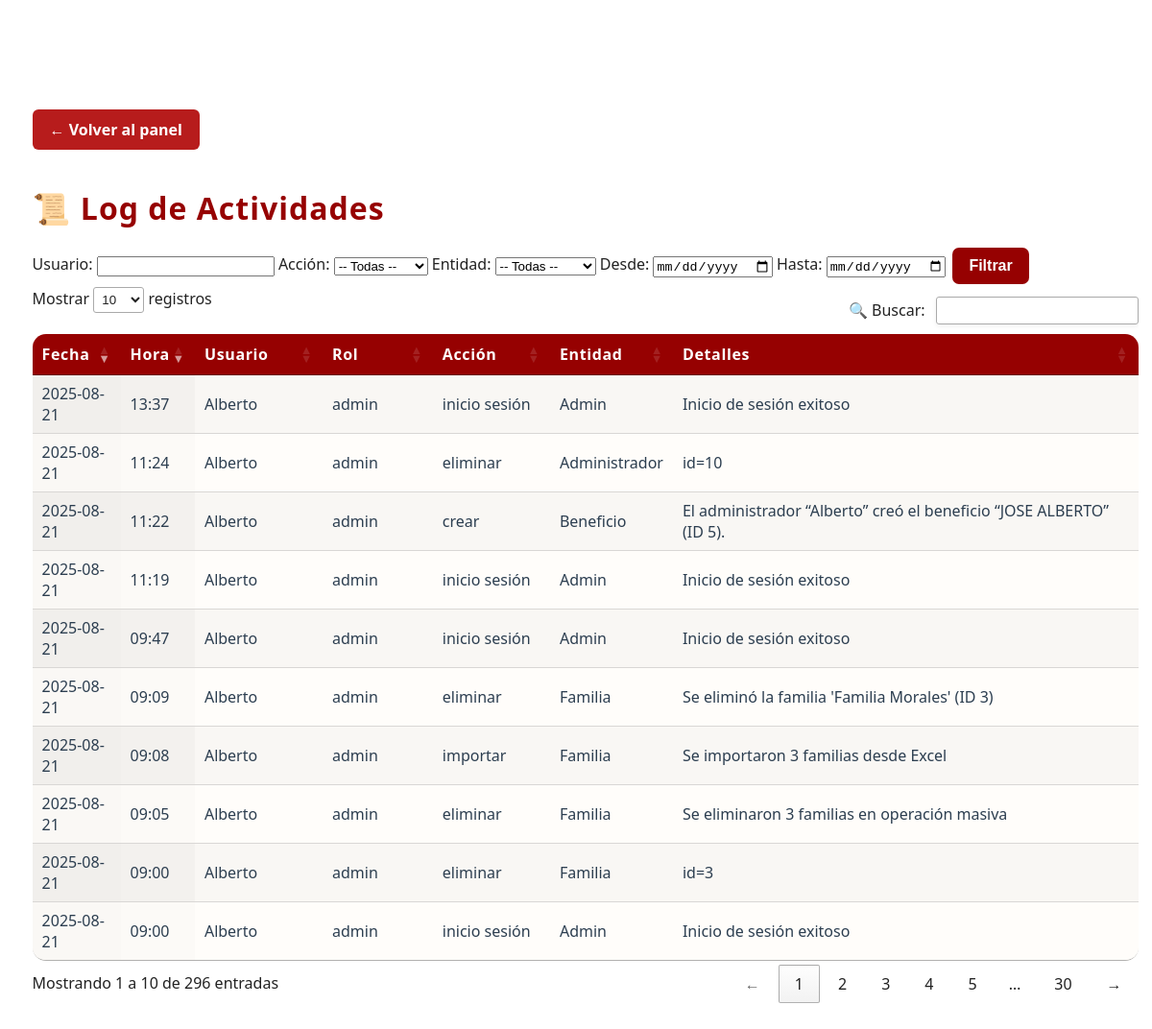
Before: /admin/log (signed in) with the older database file.
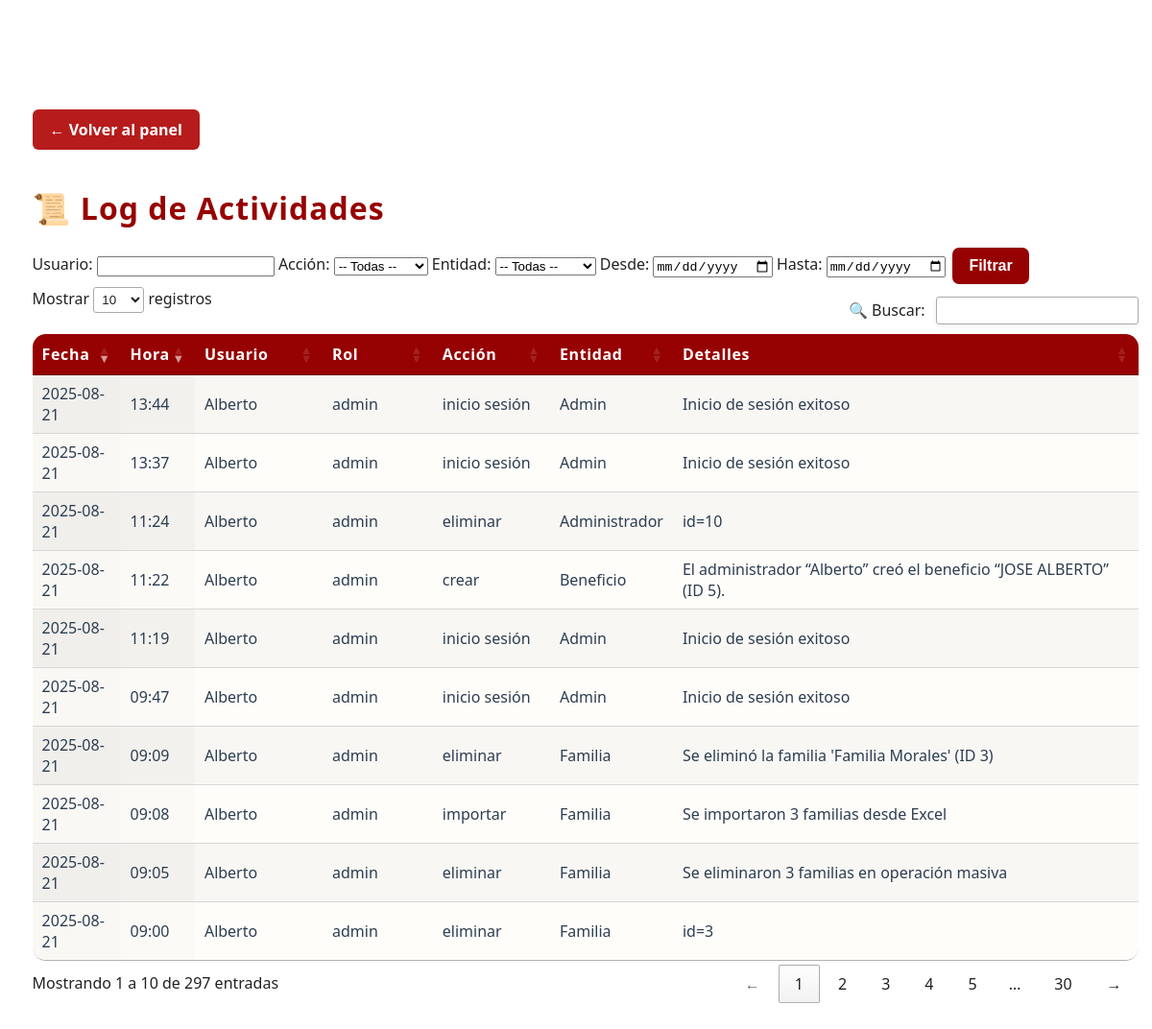
After: the same page with the newer database file.
### app/models.py (models this page shows, shortened)
class LogEntry(db.Model):
    __tablename__ = 'log_entries'
    id = db.Column(db.Integer, primary_key=True)
    timestamp = db.Column(
        db.DateTime,
        default=lambda: datetime.now(pytz.timezone('America/Merida')).replace(tzinfo=None),
        nullable=False
    )
    user = db.Column(db.String(64), nullable=False)
    role = db.Column(db.String(32), nullable=False)
    action = db.Column(db.String(32), nullable=False)   # e.g. 'crear', 'editar', 'eliminar', 'login'
    entity = db.Column(db.String(32), nullable=False)   # e.g. 'Familia', 'EventoQR', 'Admin'
    details = db.Column(db.Text, nullable=True)         # Descripción detallada

### app/routes.py (the view)
@app.route("/admin/log")
@login_requerido_admin
def log():
    usuario     = request.args.get("usuario", "")
    accion      = request.args.get("accion", "")
    entidad     = request.args.get("entidad", "")
    fecha_desde = request.args.get("desde", "")
    fecha_hasta = request.args.get("hasta", "")
    q = LogEntry.query
    if usuario:
        q = q.filter(LogEntry.user.ilike(f"%{usuario}%"))
    if accion:
        q = q.filter(LogEntry.action == accion)
    if entidad:
        q = q.filter(LogEntry.entity == entidad)
    if fecha_desde:
        dt = datetime.strptime(fecha_desde, "%Y-%m-%d")
        q = q.filter(LogEntry.timestamp >= dt)
    if fecha_hasta:
        dt = datetime.strptime(fecha_hasta, "%Y-%m-%d") + timedelta(hours=23, minutes=59, seconds=59)
        q = q.filter(LogEntry.timestamp <= dt)
    entries = q.order_by(LogEntry.timestamp.desc()).all()
    local_tz = pytz.timezone("America/Mexico_City")
    for e in entries:
        e.local_ts = e.timestamp.replace(tzinfo=pytz.utc).astimezone(local_tz)
    return render_template("log.html", entries=entries)

### app/__init__.py (called while the page is built)
@app.before_request
def mantener_sesion_activa():
    session.permanent = True

@app.template_filter('localtime')
def localtime_filter(utc_dt):
    if utc_dt is None:
        return ''
    local_tz = pytz.timezone('America/Mexico_City')
    if utc_dt.tzinfo is None:
        utc_dt = pytz.utc.localize(utc_dt)
    return utc_dt.astimezone(local_tz).strftime('%Y-%m-%d %H:%M')

### app/routes.py (called while the page is built, shortened)
def login_requerido_admin(f):
    @wraps(f)
    def decorada(*args, **kwargs):
        if "admin_id" not in session:
            return redirect(url_for("login"))
        return f(*args, **kwargs)
    return decorada

@app.before_request
def refrescar_timeout():
    if "admin_id" in session:
        now = datetime.utcnow()
        last = session.get("last_activity", now)
        if hasattr(last, "tzinfo") and last.tzinfo is not None:
            last = last.astimezone(timezone.utc).replace(tzinfo=None)
        session["last_activity"] = now

### app/templates/log.html (shortened to what this page needs)
<!DOCTYPE html>
<html lang="es">
<head>
    <link rel="stylesheet" href="{{ url_for('static', filename='css/admin.css') }}">
    <link rel="stylesheet" href="https://cdn.datatables.net/1.13.6/css/jquery.dataTables.min.css">
</head>
<body>
    <div class="admin-contenedor">
        <a href="{{ url_for('panel_admin') }}" class="btn-volver" style="margin-bottom:1.1em; display:inline-block;">← Volver al panel</a>
        <h1 style="margin-bottom:0.5em;">📜 Log de Actividades</h1>
        <form method="GET" class="log-filter-form">
            <div class="log-filter-row">
                <label>Usuario:</label>
                <input type="text" name="usuario" value="{{ request.args.get('usuario','') }}">
                <label>Acción:</label>
                <select name="accion">
                    <option value="">-- Todas --</option>
                </select>
                <label>Entidad:</label>
                <select name="entidad">
                    <option value="">-- Todas --</option>
                </select>
                <label>Desde:</label>
                <input type="date" name="desde" value="{{ request.args.get('desde','') }}">
                <label>Hasta:</label>
                <input type="date" name="hasta" value="{{ request.args.get('hasta','') }}">
                <button type="submit" class="btn btn-primary">Filtrar</button>
            </div>
        </form>
        <div class="table-responsive">
            <table id="tabla-log" class="display stripe" style="width:100%;">
                <thead>
                    <tr>
                        <th>Fecha</th>
                        <th>Hora</th>
                        <th>Usuario</th>
                        <th>Rol</th>
                        <th>Acción</th>
                        <th>Entidad</th>
                        <th>Detalles</th>
                    </tr>
                </thead>
                <tbody>
                    {% for entry in entries %}
                        {% set local = entry.timestamp|localtime %}
                        <tr>
                            <td>{{ local[:10] }}</td>
                            <td>{{ local[11:] }}</td>
                            <td>{{ entry.user }}</td>
                            <td>{{ entry.role }}</td>
                            <td>{{ entry.action }}</td>
                            <td>{{ entry.entity }}</td>
                            <td>{{ entry.details }}</td>
                        </tr>
                    {% endfor %}
                </tbody>
            </table>
        </div>
    </div>
</body>
</html>

### app/static/css/admin.css (style rules this page uses)
:root { --rojo-principal: #ff0000d7; --rojo-profundo: #ffffff; --dorado: rgb(150, 1, 1);; --blanco: #fff; --fondo-crema: #fffdfa; --sombra-roja: #850f0f44; }
a.btn-volver, button.btn-volver { display: inline-block; margin: 20px 0; padding: 10px 18px; background-color: #b71c1c !important; color: white !important; border-radius: 6px; text-decoration: none; font-weight: bold; transition: background-color 0.3s ease, transform 0.1s ease; }
body { font-family: 'Segoe UI', Arial, sans-serif; background: radial-gradient(ellipse at center, var(--rojo-principal) 0%, var(--rojo-profundo) 100%); min-height: 100vh; margin: 0; color: #222; position: relative; }
.admin-contenedor { position: relative; z-index: 5; background: rgba(255,255,255,0.95); backdrop-filter: blur(10px); border-radius: 20px; box-shadow: 0 8px 32px 0 var(--sombra-roja), 0 2px 8px var(--dorado)33; width: 96%; max-width: 1600px; margin: 3.5rem auto 2rem; padding: 2.4rem 2.1rem 2.5rem; }
h1, h2, h3 { color: var(--dorado); font-weight: 700; margin-bottom: 0.8rem; letter-spacing: 1px; text-shadow: 1px 2px 0 var(--rojo-profundo)18; }
.table-responsive { overflow-x: auto; }
table { width: 100%; background: var(--fondo-crema); border-radius: 14px; box-shadow: 0 4px 12px var(--dorado)11; overflow: hidden; margin-top: 1.3em; }
th { background: var(--dorado); color: var(--rojo-profundo); font-weight: 700; letter-spacing: 0.04em; padding: 13px 8px; }
td { background: var(--fondo-crema); color: #2c3e50; padding: 13px 8px; }
button, .btn, .btn-primary { background-color: var(--dorado); color: var(--rojo-profundo); border: none; padding: 10px 17px; border-radius: 7px; cursor: pointer; font-size: 1rem; font-weight: bold; margin: 0.2em; box-shadow: 0 2px 8px var(--rojo-profundo)15; transition: background 0.19s, color 0.19s, transform 0.13s; }

Changed rows visible on the page:
no longer on this page (row unchanged): LogEntry: timestamp "2025-08-21", local "09:00", user "Alberto", role "admin", action "inicio sesión", entity "Admin", details "Inicio de sesión exitoso"
added LogEntry: timestamp "2025-08-21", local "13:44", user "Alberto", role "admin", action "inicio sesión", entity "Admin", details "Inicio de sesión exitoso"
Other visible differences:
text written by a page script: "Mostrar registros 🔍 Buscar: Mostrando 1 a 10 de 296 entradas ← 1 2 3 4 5 … 30 →" → "Mostrar registros 🔍 Buscar: Mostrando 1 a 10 de 297 entradas ← 1 2 3 4 5 … 30 →"
